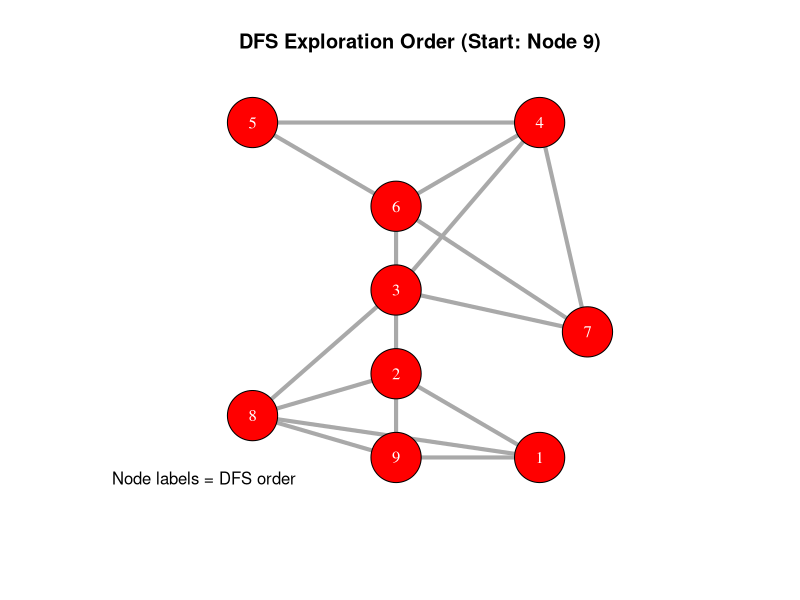

The R script that drew this image:
# Label the nodes of the graph in Figure 13.12(a) in the order of
# exploration of a DFS. Start from the node in the bottom right
# corner.

library(here)
library(igraph)

# Edge list for the undirected graph (no doubled links!)
edges <- matrix(c(
  1,2,
  1,3,
  2,3,
  2,4,
  2,5,
  3,5,
  3,4,
  4,5,
  5,6,
  5,7,
  6,7,
  6,8,
  6,9,
  7,8,
  7,9,
  8,9
), byrow=TRUE, ncol=2)

# Build the undirected graph
g <- graph_from_edgelist(edges, directed=FALSE)

# Solution

# DFS from node 9 (bottom right)
dfs_result <- dfs(g, root=9, order=TRUE)
dfs_order <- dfs_result$order
labels <- rep(NA, vcount(g))
labels[dfs_order] <- seq_along(dfs_order)

# Layout to match the "grid" visually
layout_coords <- matrix(c(
  0.2, 1.0,   # node 1 (top left)
  0.8, 1.0,   # node 2 (top right)
  0.5, 0.8,   # node 3 (upper center)
  0.9, 0.5,   # node 4 (middle right)
  0.5, 0.6,   # node 5 (center)
  0.5, 0.4,   # node 6 (lower center)
  0.2, 0.3,   # node 7 (middle left)
  0.5, 0.2,   # node 8 (bottom center)
  0.8, 0.2    # node 9 (bottom right, START)
), byrow=TRUE, ncol=2)

# Ploting the graph
plot(
  g, 
  layout=layout_coords, 
  vertex.color="red", 
  vertex.size=30, 
  vertex.label=labels, 
  vertex.label.color="white", 
  edge.width=4, 
  edge.color="darkgrey", 
  main="DFS Exploration Order (Start: Node 9)"
)
legend("bottomleft", legend="Node labels = DFS order", bty="n")